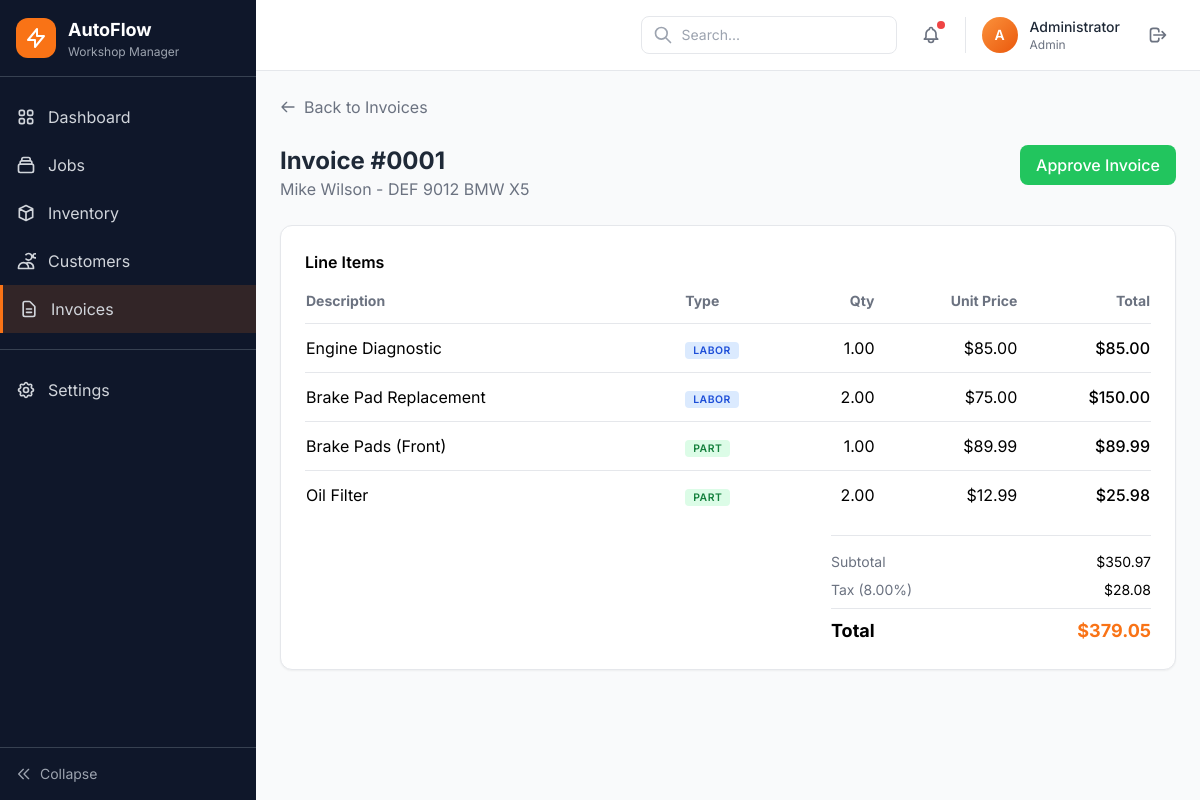
/public/admin/quotes/1 (signed in), run on the app's committed database.
### tables this page shows
CREATE TABLE IF NOT EXISTS quotes (
    id INT AUTO_INCREMENT PRIMARY KEY,
    job_id INT NOT NULL,
    total_amount DECIMAL(10, 2) NOT NULL DEFAULT 0.00,
    tax_rate DECIMAL(5, 2) NOT NULL DEFAULT 8.00,
    status ENUM('Pending', 'Approved', 'Rejected') NOT NULL DEFAULT 'Pending',
    approved_at DATETIME,
    notes TEXT,
    created_at TIMESTAMP DEFAULT CURRENT_TIMESTAMP,
    updated_at TIMESTAMP DEFAULT CURRENT_TIMESTAMP ON UPDATE CURRENT_TIMESTAMP,
    FOREIGN KEY (job_id) REFERENCES jobs(id) ON DELETE CASCADE
);

CREATE TABLE IF NOT EXISTS customers (
    id INT AUTO_INCREMENT PRIMARY KEY,
    name VARCHAR(100) NOT NULL,
    phone VARCHAR(20),
    email VARCHAR(100),
    address TEXT,
    created_at TIMESTAMP DEFAULT CURRENT_TIMESTAMP,
    updated_at TIMESTAMP DEFAULT CURRENT_TIMESTAMP ON UPDATE CURRENT_TIMESTAMP
);

CREATE TABLE IF NOT EXISTS jobs (
    id INT AUTO_INCREMENT PRIMARY KEY,
    customer_id INT NOT NULL,
    license_plate VARCHAR(20) NOT NULL,
    car_model VARCHAR(100) NOT NULL,
    car_year INT,
    vin VARCHAR(50),
    description TEXT,
    status ENUM('Queue', 'In Progress', 'Waiting for Parts', 'Quality Check', 'Ready', 'Completed') NOT NULL DEFAULT 'Queue',
    priority ENUM('Low', 'Medium', 'High') NOT NULL DEFAULT 'Medium',
    estimated_completion DATETIME,
    created_at TIMESTAMP DEFAULT CURRENT_TIMESTAMP,
    updated_at TIMESTAMP DEFAULT CURRENT_TIMESTAMP ON UPDATE CURRENT_TIMESTAMP,
    FOREIGN KEY (customer_id) REFERENCES customers(id) ON DELETE CASCADE
);

CREATE TABLE IF NOT EXISTS quote_items (
    id INT AUTO_INCREMENT PRIMARY KEY,
    quote_id INT NOT NULL,
    inventory_id INT,
    description VARCHAR(255) NOT NULL,
    item_type ENUM('Labor', 'Part') NOT NULL,
    unit_price DECIMAL(10, 2) NOT NULL DEFAULT 0.00,
    quantity DECIMAL(10, 2) NOT NULL DEFAULT 1.00,
    hours DECIMAL(5, 2) DEFAULT NULL,
    created_at TIMESTAMP DEFAULT CURRENT_TIMESTAMP,
    FOREIGN KEY (quote_id) REFERENCES quotes(id) ON DELETE CASCADE,
    FOREIGN KEY (inventory_id) REFERENCES inventory(id) ON DELETE SET NULL
);

### app/Controllers/QuoteController.php (called while the page is built, shortened)
<?php
class QuoteController extends Controller
{
    private QuoteModel $quoteModel;
    public function __construct()
    {
        $this->quoteModel = new QuoteModel();
    }
    public function show(string $id): void
    {
        $quote = $this->quoteModel->getQuoteWithItems((int)$id);
        $this->view('admin/quotes/show', [
            'pageTitle' => 'Invoice #' . $id,
            'user' => $this->getCurrentUser(),
            'quote' => $quote,
            'flash' => $this->getFlash()
        ]);
    }
}

### public/index.php (called while the page is built, shortened)
<?php
spl_autoload_register(function ($class) {
    $prefix = 'App\\';
    $baseDir = BASE_PATH . '/app/';
    $len = strlen($prefix);
    $relativeClass = substr($class, $len);
    $file = $baseDir . str_replace('\\', '/', $relativeClass) . '.php';
});
$router = new Router();
$router->get('/', 'AuthController', 'login');
$router->get('/login', 'AuthController', 'login');
$router->post('/login', 'AuthController', 'authenticate');
$router->get('/logout', 'AuthController', 'logout');
$router->get('/admin/dashboard', 'DashboardController', 'index');
$router->get('/admin/jobs', 'JobController', 'index');
$router->get('/admin/jobs/create', 'JobController', 'create');
$router->post('/admin/jobs/store', 'JobController', 'store');
$router->get('/admin/jobs/{id}', 'JobController', 'show');
$router->get('/admin/jobs/{id}/edit', 'JobController', 'edit');
$router->post('/admin/jobs/{id}/update', 'JobController', 'update');
$router->post('/admin/jobs/{id}/delete', 'JobController', 'delete');
$router->post('/admin/jobs/{id}/status', 'JobController', 'updateStatus');
$router->get('/admin/inventory', 'InventoryController', 'index');
$router->get('/admin/inventory/create', 'InventoryController', 'create');
$router->post('/admin/inventory/store', 'InventoryController', 'store');
$router->get('/admin/inventory/{id}', 'InventoryController', 'show');
$router->get('/admin/inventory/{id}/edit', 'InventoryController', 'edit');
$router->post('/admin/inventory/{id}/update', 'InventoryController', 'update');
$router->post('/admin/inventory/{id}/delete', 'InventoryController', 'delete');
$router->get('/admin/customers', 'CustomerController', 'index');
$router->get('/admin/customers/create', 'CustomerController', 'create');
$router->post('/admin/customers/store', 'CustomerController', 'store');
$router->get('/admin/customers/{id}', 'CustomerController', 'show');
$router->get('/admin/customers/{id}/edit', 'CustomerController', 'edit');
$router->post('/admin/customers/{id}/update', 'CustomerController', 'update');
$router->post('/admin/customers/{id}/delete', 'CustomerController', 'delete');
$router->get('/admin/quotes', 'QuoteController', 'index');
$router->get('/admin/quotes/{id}', 'QuoteController', 'show');
$router->post('/admin/quotes/{id}/approve', 'QuoteController', 'approve');
$router->dispatch();

### config/database.php (called while the page is built)
<?php
return [
    'host' => 'localhost',
    'dbname' => 'wms_db',
    'username' => 'root',
    'password' => '',
    'charset' => 'utf8mb4',
    'options' => [
        PDO::ATTR_ERRMODE => PDO::ERRMODE_EXCEPTION,
        PDO::ATTR_DEFAULT_FETCH_MODE => PDO::FETCH_ASSOC,
        PDO::ATTR_EMULATE_PREPARES => false,
    ]
];

### app/Core/DB.php (called while the page is built, shortened)
<?php
class DB
{
    private static ?DB $instance = null;
    private \PDO $pdo;
    private function __construct()
    {
        $config = require dirname(__DIR__, 2) . '/config/database.php';
        $dsn = "mysql:host={$config['host']};dbname={$config['dbname']};charset={$config['charset']}";
        try {
            $this->pdo = new \PDO($dsn, $config['username'], $config['password'], $config['options']);
        } catch (\PDOException $e) {
            throw new \Exception("Database connection failed: " . $e->getMessage());
        }
    }
    public static function getInstance(): self
    {
        if (self::$instance === null) {
            self::$instance = new self();
        }
        return self::$instance;
    }
    public function getConnection(): \PDO
    {
        return $this->pdo;
    }
}

### app/Models/QuoteModel.php (called while the page is built, shortened)
<?php
class QuoteModel
{
    private \PDO $db;
    public function __construct()
    {
        $this->db = DB::getInstance()->getConnection();
    }
    public function getById(int $id): array|false
    {
        $stmt = $this->db->prepare("
            SELECT q.*, j.license_plate, j.car_model, j.vin, c.name as customer_name
            FROM quotes q
            JOIN jobs j ON q.job_id = j.id
            JOIN customers c ON j.customer_id = c.id
            WHERE q.id = :id
        ");
        $stmt->execute(['id' => $id]);
        return $stmt->fetch();
    }
    public function getQuoteWithItems(int $id): array|false
    {
        $quote = $this->getById($id);
        if ($quote) {
            $stmt = $this->db->prepare("
                SELECT qi.*, i.part_name, i.sku
                FROM quote_items qi
                LEFT JOIN inventory i ON qi.inventory_id = i.id
                WHERE qi.quote_id = :id
                ORDER BY qi.item_type ASC, qi.id ASC
            ");
            $stmt->execute(['id' => $id]);
            $quote['items'] = $stmt->fetchAll();
            $laborTotal = 0;
            $partsTotal = 0;
            foreach ($quote['items'] as $item) {
                if ($item['item_type'] === 'Labor') {
                    $laborTotal += $item['unit_price'] * $item['quantity'];
                } else {
                    $partsTotal += $item['unit_price'] * $item['quantity'];
                }
            }
            $quote['labor_total'] = $laborTotal;
            $quote['parts_total'] = $partsTotal;
            $quote['subtotal'] = $laborTotal + $partsTotal;
            $quote['tax_amount'] = $quote['subtotal'] * ($quote['tax_rate'] / 100);
            $quote['grand_total'] = $quote['subtotal'] + $quote['tax_amount'];
        }
        return $quote;
    }
}

### views/admin/quotes/show.php (the view)
<div class="space-y-6">
    <a href="/car1/public/admin/quotes" class="inline-flex items-center gap-2 text-gray-500 hover:text-gray-700">
        <svg class="w-4 h-4" fill="none" stroke="currentColor" viewBox="0 0 24 24">
            <path stroke-linecap="round" stroke-linejoin="round" stroke-width="2" d="M10 19l-7-7m0 0l7-7m-7 7h18" />
        </svg>
        Back to Invoices
    </a>
    <div class="flex items-start justify-between">
        <div>
            <h1 class="text-2xl font-bold text-gray-800">Invoice #<?= str_pad($quote['id'], 4, '0', STR_PAD_LEFT) ?></h1>
            <p class="text-gray-500"><?= htmlspecialchars($quote['customer_name']) ?> - <?= htmlspecialchars($quote['license_plate']) ?> <?= htmlspecialchars($quote['car_model']) ?></p>
        </div>
        <?php if ($quote['status'] === 'Pending'): ?>
            <form action="/car1/public/admin/quotes/<?= $quote['id'] ?>/approve" method="POST">
                <button type="submit" class="bg-green-500 hover:bg-green-600 text-white font-medium px-4 py-2 rounded-lg">Approve Invoice</button>
            </form>
        <?php else: ?>
            <span class="status-badge <?= $quote['status'] === 'Approved' ? 'bg-green-100 text-green-700' : 'bg-red-100 text-red-700' ?>"><?= $quote['status'] ?></span>
        <?php endif; ?>
    </div>
    <div class="bg-white rounded-xl shadow-sm border p-6">
        <h3 class="font-semibold mb-4">Line Items</h3>
        <table class="w-full">
            <thead>
                <tr class="border-b">
                    <th class="text-left pb-3 text-sm text-gray-500">Description</th>
                    <th class="text-left pb-3 text-sm text-gray-500">Type</th>
                    <th class="text-right pb-3 text-sm text-gray-500">Qty</th>
                    <th class="text-right pb-3 text-sm text-gray-500">Unit Price</th>
                    <th class="text-right pb-3 text-sm text-gray-500">Total</th>
                </tr>
            </thead>
            <tbody class="divide-y">
                <?php foreach ($quote['items'] ?? [] as $item): ?>
                    <tr>
                        <td class="py-3"><?= htmlspecialchars($item['description']) ?></td>
                        <td class="py-3"><span class="status-badge <?= $item['item_type'] === 'Labor' ? 'bg-blue-100 text-blue-700' : 'bg-green-100 text-green-700' ?>"><?= $item['item_type'] ?></span></td>
                        <td class="py-3 text-right"><?= $item['quantity'] ?></td>
                        <td class="py-3 text-right">$<?= number_format($item['unit_price'], 2) ?></td>
                        <td class="py-3 text-right font-medium">$<?= number_format($item['unit_price'] * $item['quantity'], 2) ?></td>
                    </tr>
                <?php endforeach; ?>
            </tbody>
        </table>
        <div class="border-t mt-4 pt-4 space-y-2 max-w-xs ml-auto">
            <div class="flex justify-between text-sm"><span class="text-gray-500">Subtotal</span><span>$<?= number_format($quote['subtotal'] ?? 0, 2) ?></span></div>
            <div class="flex justify-between text-sm"><span class="text-gray-500">Tax (<?= $quote['tax_rate'] ?>%)</span><span>$<?= number_format($quote['tax_amount'] ?? 0, 2) ?></span></div>
            <div class="flex justify-between font-bold text-lg border-t pt-2"><span>Total</span><span class="text-primary-500">$<?= number_format($quote['grand_total'] ?? 0, 2) ?></span></div>
        </div>
    </div>
</div>

### app/Core/Router.php (shortened to what this page needs)
<?php
class Router
{
    private array $routes = [];
    public function get(string $path, string $controller, string $action): self
    {
        $this->routes['GET'][$path] = ['controller' => $controller, 'action' => $action];
        return $this;
    }
    public function post(string $path, string $controller, string $action): self
    {
        $this->routes['POST'][$path] = ['controller' => $controller, 'action' => $action];
        return $this;
    }
    public function dispatch(): void
    {
        $method = $_SERVER['REQUEST_METHOD'];
        $uri = parse_url($_SERVER['REQUEST_URI'], PHP_URL_PATH);
        $basePath = '/car1/public';
        if (strpos($uri, $basePath) === 0) {
            $uri = substr($uri, strlen($basePath));
        }
        foreach ($this->routes[$method] ?? [] as $path => $route) {
            $pattern = $this->convertToRegex($path);
            if (preg_match($pattern, $uri, $matches)) {
                array_shift($matches);
                $this->callAction($route['controller'], $route['action'], $matches);
                return;
            }
        }
    }
    private function convertToRegex(string $path): string
    {
        $pattern = preg_replace('/\{([a-zA-Z]+)\}/', '([^/]+)', $path);
        return '#^' . $pattern . '$#';
    }
    private function callAction(string $controller, string $action, array $params = []): void
    {
        $controllerInstance = new $controllerClass();
        call_user_func_array([$controllerInstance, $action], $params);
    }
}

### views/layouts/main.php (style rules this page uses)
body { font-family: 'Inter', sans-serif; }
.status-badge { font-size: 0.65rem; padding: 2px 8px; border-radius: 4px; font-weight: 600; text-transform: uppercase; letter-spacing: 0.5px; }

### data on the page
quotes: id "0001", customers.name "Mike Wilson", job.license_plate "DEF 9012", job.car_model "BMW X5", tax_rate "8.00"
quote_items: description "Engine Diagnostic", item_type "LABOR", quantity "1.00", unit_price "85.00", $item['unit_price']*$item['quantity'] "85.00"
quote_items: description "Brake Pad Replacement", item_type "LABOR", quantity "2.00", unit_price "75.00", $item['unit_price'] * $item['quantity'] "150.00"
quote_items: description "Brake Pads (Front)", item_type "PART", quantity "1.00", unit_price "89.99", $item['unit_price']*$item['quantity'] "89.99"
quote_items: description "Oil Filter", item_type "PART", quantity "2.00", unit_price "12.99", $item['unit_price'] * $item['quantity'] "25.98"

### other printed values
$quote['subtotal'] "350.97"
$quote['tax_amount'] "28.08"
$quote['grand_total'] "379.05"
